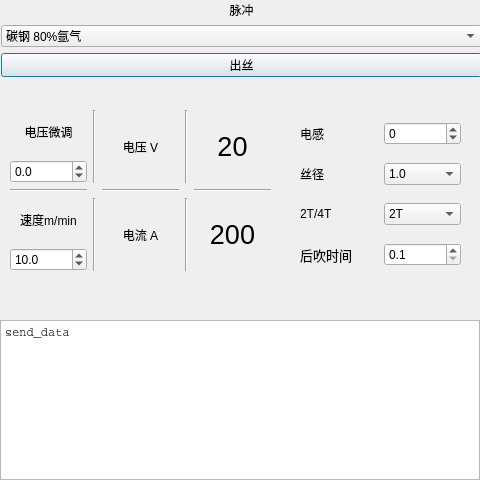
<?xml version="1.0" encoding="UTF-8"?>
<ui version="4.0">
 <class>Dialog_pulse</class>
 <widget class="QDialog" name="Dialog_pulse">
  <property name="geometry">
   <rect>
    <x>0</x>
    <y>0</y>
    <width>480</width>
    <height>480</height>
   </rect>
  </property>
  <property name="windowTitle">
   <string>Dialog</string>
  </property>
  <widget class="QTextEdit" name="textEdit">
   <property name="geometry">
    <rect>
     <x>0</x>
     <y>320</y>
     <width>480</width>
     <height>160</height>
    </rect>
   </property>
   <property name="font">
    <font>
     <family>Courier</family>
     <pointsize>15</pointsize>
    </font>
   </property>
   <property name="html">
    <string>&lt;!DOCTYPE HTML PUBLIC &quot;-//W3C//DTD HTML 4.0//EN&quot; &quot;http://www.w3.org/TR/REC-html40/strict.dtd&quot;&gt;
&lt;html&gt;&lt;head&gt;&lt;meta name=&quot;qrichtext&quot; content=&quot;1&quot; /&gt;&lt;meta charset=&quot;utf-8&quot; /&gt;&lt;style type=&quot;text/css&quot;&gt;
p, li { white-space: pre-wrap; }
&lt;/style&gt;&lt;/head&gt;&lt;body style=&quot; font-family:'Courier'; font-size:15pt; font-weight:400; font-style:normal;&quot;&gt;
&lt;p style=&quot; margin-top:0px; margin-bottom:0px; margin-left:0px; margin-right:0px; -qt-block-indent:0; text-indent:0px;&quot;&gt;&lt;span style=&quot; font-family:'Microsoft YaHei UI'; font-size:9pt;&quot;&gt;send_data&lt;/span&gt;&lt;/p&gt;&lt;/body&gt;&lt;/html&gt;</string>
   </property>
  </widget>
  <widget class="QWidget" name="">
   <property name="geometry">
    <rect>
     <x>1</x>
     <y>1</y>
     <width>481</width>
     <height>76</height>
    </rect>
   </property>
   <layout class="QGridLayout" name="gridLayout">
    <item row="0" column="0">
     <widget class="QLabel" name="label_3">
      <property name="text">
       <string>脉冲</string>
      </property>
      <property name="alignment">
       <set>Qt::AlignCenter</set>
      </property>
     </widget>
    </item>
    <item row="1" column="0">
     <widget class="QComboBox" name="comboBox_3">
      <property name="editable">
       <bool>false</bool>
      </property>
      <property name="duplicatesEnabled">
       <bool>false</bool>
      </property>
      <property name="frame">
       <bool>true</bool>
      </property>
      <item>
       <property name="text">
        <string>碳钢 80%氩气</string>
       </property>
      </item>
      <item>
       <property name="text">
        <string>不锈钢 80%氩气</string>
       </property>
      </item>
      <item>
       <property name="text">
        <string>不锈钢 97.5%氩气</string>
       </property>
      </item>
      <item>
       <property name="text">
        <string>铜硅合金 100%氩气</string>
       </property>
      </item>
      <item>
       <property name="text">
        <string>铝硅合金 100%氩气</string>
       </property>
      </item>
      <item>
       <property name="text">
        <string>铝镁合金</string>
       </property>
      </item>
     </widget>
    </item>
    <item row="2" column="0">
     <widget class="QPushButton" name="pushButton">
      <property name="text">
       <string>出丝</string>
      </property>
     </widget>
    </item>
   </layout>
  </widget>
  <widget class="QWidget" name="">
   <property name="geometry">
    <rect>
     <x>10</x>
     <y>110</y>
     <width>261</width>
     <height>161</height>
    </rect>
   </property>
   <layout class="QGridLayout" name="gridLayout_4">
    <item row="0" column="4">
     <widget class="QLabel" name="label_10">
      <property name="font">
       <font>
        <pointsize>20</pointsize>
       </font>
      </property>
      <property name="text">
       <string>20</string>
      </property>
      <property name="alignment">
       <set>Qt::AlignCenter</set>
      </property>
     </widget>
    </item>
    <item row="0" column="1">
     <widget class="Line" name="line_4">
      <property name="orientation">
       <enum>Qt::Vertical</enum>
      </property>
     </widget>
    </item>
    <item row="0" column="0">
     <layout class="QGridLayout" name="gridLayout_3">
      <item row="0" column="0">
       <widget class="QLabel" name="label_11">
        <property name="lineWidth">
         <number>3</number>
        </property>
        <property name="text">
         <string>电压微调</string>
        </property>
        <property name="alignment">
         <set>Qt::AlignCenter</set>
        </property>
       </widget>
      </item>
      <item row="1" column="0">
       <widget class="QDoubleSpinBox" name="doubleSpinBox">
        <property name="decimals">
         <number>1</number>
        </property>
        <property name="minimum">
         <double>-5.000000000000000</double>
        </property>
        <property name="maximum">
         <double>5.000000000000000</double>
        </property>
        <property name="singleStep">
         <double>0.100000000000000</double>
        </property>
       </widget>
      </item>
     </layout>
    </item>
    <item row="1" column="2">
     <widget class="Line" name="line">
      <property name="orientation">
       <enum>Qt::Horizontal</enum>
      </property>
     </widget>
    </item>
    <item row="2" column="0">
     <layout class="QGridLayout" name="gridLayout_2">
      <item row="0" column="0">
       <widget class="QLabel" name="label_12">
        <property name="lineWidth">
         <number>3</number>
        </property>
        <property name="text">
         <string>速度m/min</string>
        </property>
        <property name="alignment">
         <set>Qt::AlignCenter</set>
        </property>
       </widget>
      </item>
      <item row="1" column="0">
       <widget class="QDoubleSpinBox" name="doubleSpinBox_3">
        <property name="decimals">
         <number>1</number>
        </property>
        <property name="minimum">
         <double>1.000000000000000</double>
        </property>
        <property name="maximum">
         <double>12.800000000000001</double>
        </property>
        <property name="singleStep">
         <double>0.100000000000000</double>
        </property>
        <property name="value">
         <double>10.000000000000000</double>
        </property>
       </widget>
      </item>
     </layout>
    </item>
    <item row="2" column="4">
     <widget class="QLabel" name="label">
      <property name="font">
       <font>
        <pointsize>20</pointsize>
       </font>
      </property>
      <property name="text">
       <string>200</string>
      </property>
      <property name="alignment">
       <set>Qt::AlignCenter</set>
      </property>
     </widget>
    </item>
    <item row="1" column="4">
     <widget class="Line" name="line_2">
      <property name="orientation">
       <enum>Qt::Horizontal</enum>
      </property>
     </widget>
    </item>
    <item row="0" column="2">
     <widget class="QLabel" name="label_5">
      <property name="lineWidth">
       <number>3</number>
      </property>
      <property name="text">
       <string>电压 V</string>
      </property>
      <property name="alignment">
       <set>Qt::AlignCenter</set>
      </property>
     </widget>
    </item>
    <item row="2" column="2">
     <widget class="QLabel" name="label_7">
      <property name="lineWidth">
       <number>3</number>
      </property>
      <property name="text">
       <string>电流 A</string>
      </property>
      <property name="alignment">
       <set>Qt::AlignCenter</set>
      </property>
     </widget>
    </item>
    <item row="2" column="1">
     <widget class="Line" name="line_5">
      <property name="orientation">
       <enum>Qt::Vertical</enum>
      </property>
     </widget>
    </item>
    <item row="1" column="0">
     <widget class="Line" name="line_3">
      <property name="orientation">
       <enum>Qt::Horizontal</enum>
      </property>
     </widget>
    </item>
    <item row="2" column="3">
     <widget class="Line" name="line_6">
      <property name="orientation">
       <enum>Qt::Vertical</enum>
      </property>
     </widget>
    </item>
    <item row="0" column="3">
     <widget class="Line" name="line_7">
      <property name="orientation">
       <enum>Qt::Vertical</enum>
      </property>
     </widget>
    </item>
   </layout>
  </widget>
  <widget class="QWidget" name="">
   <property name="geometry">
    <rect>
     <x>300</x>
     <y>110</y>
     <width>161</width>
     <height>171</height>
    </rect>
   </property>
   <layout class="QGridLayout" name="gridLayout_9">
    <item row="0" column="0">
     <layout class="QGridLayout" name="gridLayout_5">
      <item row="0" column="0">
       <widget class="QLabel" name="label_2">
        <property name="minimumSize">
         <size>
          <width>24</width>
          <height>21</height>
         </size>
        </property>
        <property name="lineWidth">
         <number>3</number>
        </property>
        <property name="text">
         <string>电感</string>
        </property>
       </widget>
      </item>
      <item row="0" column="1">
       <widget class="QSpinBox" name="spinBox">
        <property name="minimum">
         <number>-10</number>
        </property>
        <property name="maximum">
         <number>10</number>
        </property>
       </widget>
      </item>
     </layout>
    </item>
    <item row="1" column="0">
     <layout class="QGridLayout" name="gridLayout_6">
      <item row="0" column="0">
       <widget class="QLabel" name="label_6">
        <property name="minimumSize">
         <size>
          <width>24</width>
          <height>21</height>
         </size>
        </property>
        <property name="lineWidth">
         <number>3</number>
        </property>
        <property name="text">
         <string>丝径</string>
        </property>
       </widget>
      </item>
      <item row="0" column="1">
       <widget class="QComboBox" name="comboBox">
        <item>
         <property name="text">
          <string>1.0</string>
         </property>
        </item>
        <item>
         <property name="text">
          <string>0.8</string>
         </property>
        </item>
        <item>
         <property name="text">
          <string>0.9</string>
         </property>
        </item>
       </widget>
      </item>
     </layout>
    </item>
    <item row="2" column="0">
     <layout class="QGridLayout" name="gridLayout_7">
      <item row="0" column="0">
       <widget class="QLabel" name="label_8">
        <property name="minimumSize">
         <size>
          <width>33</width>
          <height>21</height>
         </size>
        </property>
        <property name="lineWidth">
         <number>3</number>
        </property>
        <property name="text">
         <string>2T/4T</string>
        </property>
       </widget>
      </item>
      <item row="0" column="1">
       <widget class="QComboBox" name="comboBox_2">
        <item>
         <property name="text">
          <string>2T</string>
         </property>
        </item>
        <item>
         <property name="text">
          <string>4T</string>
         </property>
        </item>
       </widget>
      </item>
     </layout>
    </item>
    <item row="3" column="0">
     <layout class="QGridLayout" name="gridLayout_8">
      <item row="0" column="0">
       <widget class="QLabel" name="label_4">
        <property name="font">
         <font>
          <pointsize>10</pointsize>
          <italic>false</italic>
          <bold>false</bold>
          <kerning>true</kerning>
         </font>
        </property>
        <property name="lineWidth">
         <number>3</number>
        </property>
        <property name="text">
         <string>后吹时间</string>
        </property>
       </widget>
      </item>
      <item row="0" column="1">
       <widget class="QDoubleSpinBox" name="doubleSpinBox_2">
        <property name="decimals">
         <number>1</number>
        </property>
        <property name="minimum">
         <double>0.100000000000000</double>
        </property>
        <property name="maximum">
         <double>2.000000000000000</double>
        </property>
        <property name="singleStep">
         <double>0.100000000000000</double>
        </property>
       </widget>
      </item>
     </layout>
    </item>
   </layout>
  </widget>
 </widget>
 <resources/>
 <connections/>
</ui>
